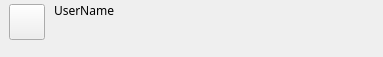
<?xml version="1.0" encoding="UTF-8"?>
<ui version="4.0">
 <class>otherSideMsg</class>
 <widget class="QWidget" name="otherSideMsg">
  <property name="geometry">
   <rect>
    <x>0</x>
    <y>0</y>
    <width>383</width>
    <height>57</height>
   </rect>
  </property>
  <property name="sizePolicy">
   <sizepolicy hsizetype="Minimum" vsizetype="Fixed">
    <horstretch>0</horstretch>
    <verstretch>0</verstretch>
   </sizepolicy>
  </property>
  <property name="windowTitle">
   <string>Form</string>
  </property>
  <layout class="QHBoxLayout" name="horizontalLayout">
   <property name="spacing">
    <number>0</number>
   </property>
   <property name="leftMargin">
    <number>0</number>
   </property>
   <property name="topMargin">
    <number>3</number>
   </property>
   <property name="rightMargin">
    <number>0</number>
   </property>
   <property name="bottomMargin">
    <number>3</number>
   </property>
   <item>
    <widget class="QWidget" name="wdgLeft" native="true">
     <property name="sizePolicy">
      <sizepolicy hsizetype="Fixed" vsizetype="Minimum">
       <horstretch>0</horstretch>
       <verstretch>0</verstretch>
      </sizepolicy>
     </property>
     <layout class="QVBoxLayout" name="verticalLayout">
      <property name="topMargin">
       <number>0</number>
      </property>
      <item>
       <widget class="QPushButton" name="btnHeadIcon">
        <property name="sizePolicy">
         <sizepolicy hsizetype="Fixed" vsizetype="Fixed">
          <horstretch>0</horstretch>
          <verstretch>0</verstretch>
         </sizepolicy>
        </property>
        <property name="minimumSize">
         <size>
          <width>36</width>
          <height>36</height>
         </size>
        </property>
        <property name="maximumSize">
         <size>
          <width>36</width>
          <height>36</height>
         </size>
        </property>
        <property name="text">
         <string/>
        </property>
       </widget>
      </item>
      <item>
       <spacer name="verticalSpacer">
        <property name="orientation">
         <enum>Qt::Vertical</enum>
        </property>
        <property name="sizeType">
         <enum>QSizePolicy::Minimum</enum>
        </property>
        <property name="sizeHint" stdset="0">
         <size>
          <width>20</width>
          <height>3</height>
         </size>
        </property>
       </spacer>
      </item>
     </layout>
    </widget>
   </item>
   <item>
    <widget class="QWidget" name="wgtRight" native="true">
     <property name="sizePolicy">
      <sizepolicy hsizetype="Preferred" vsizetype="Minimum">
       <horstretch>0</horstretch>
       <verstretch>0</verstretch>
      </sizepolicy>
     </property>
     <layout class="QVBoxLayout" name="verticalLayout_2">
      <property name="leftMargin">
       <number>0</number>
      </property>
      <property name="topMargin">
       <number>0</number>
      </property>
      <property name="bottomMargin">
       <number>0</number>
      </property>
      <item>
       <widget class="QLabel" name="lbUserName">
        <property name="sizePolicy">
         <sizepolicy hsizetype="Preferred" vsizetype="Fixed">
          <horstretch>0</horstretch>
          <verstretch>0</verstretch>
         </sizepolicy>
        </property>
        <property name="minimumSize">
         <size>
          <width>0</width>
          <height>15</height>
         </size>
        </property>
        <property name="maximumSize">
         <size>
          <width>16777215</width>
          <height>15</height>
         </size>
        </property>
        <property name="font">
         <font>
          <family>微软雅黑</family>
          <pointsize>9</pointsize>
         </font>
        </property>
        <property name="text">
         <string>UserName</string>
        </property>
       </widget>
      </item>
      <item>
       <widget class="QWidget" name="wgtContent" native="true">
        <property name="sizePolicy">
         <sizepolicy hsizetype="Minimum" vsizetype="Minimum">
          <horstretch>0</horstretch>
          <verstretch>0</verstretch>
         </sizepolicy>
        </property>
       </widget>
      </item>
     </layout>
    </widget>
   </item>
  </layout>
 </widget>
 <resources/>
 <connections/>
</ui>
